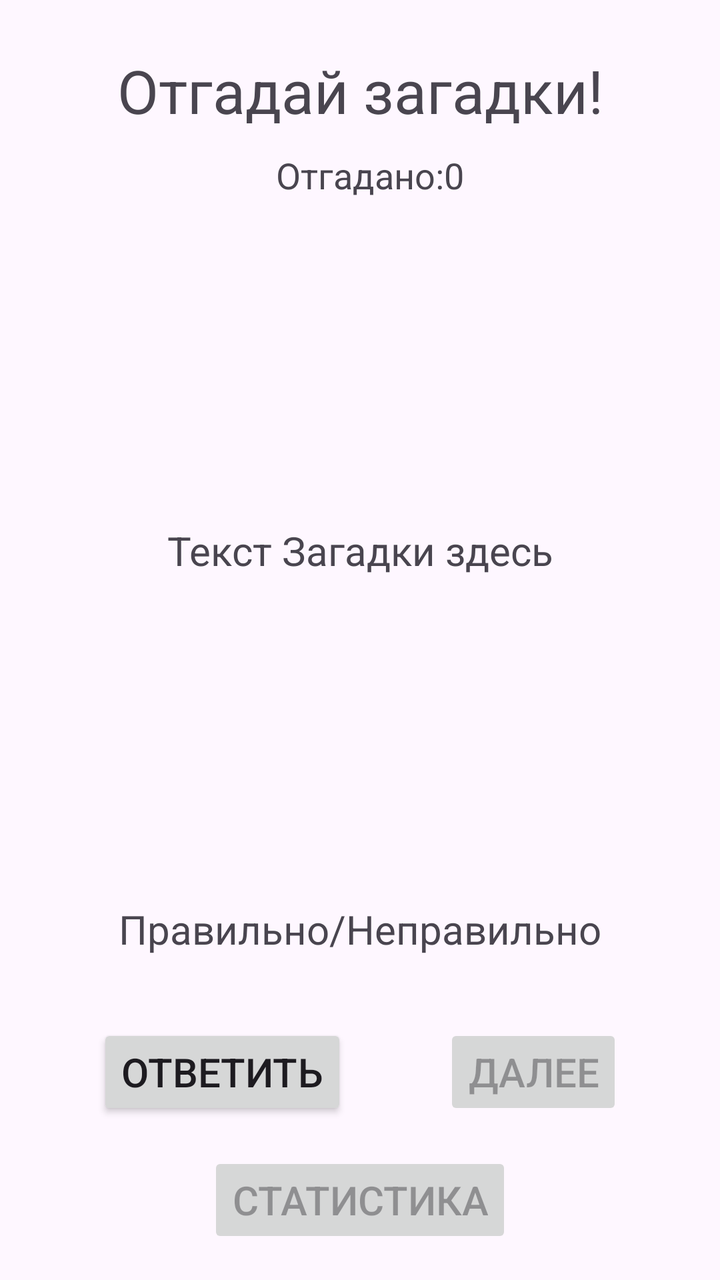
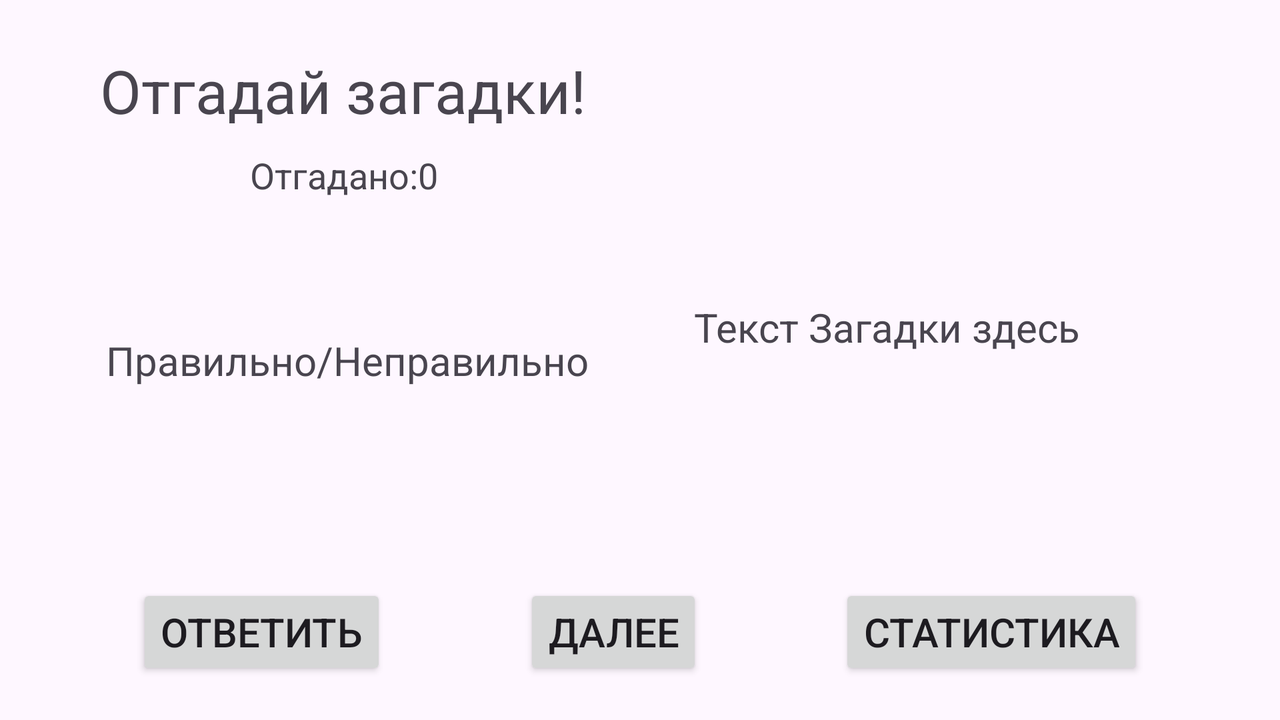

Compare how this app lays out the same screen by default and in its alternative resource folder. The renders come first, then the two layout files and the values they reference.
<!-- AndroidManifest.xml: application theme Theme.AnswerTheQuestion -->
<!-- res/layout/activity_main.xml -->
<?xml version="1.0" encoding="utf-8"?>
<androidx.constraintlayout.widget.ConstraintLayout xmlns:android="http://schemas.android.com/apk/res/android"
    xmlns:app="http://schemas.android.com/apk/res-auto"
    xmlns:tools="http://schemas.android.com/tools"
    android:id="@+id/main"
    android:layout_width="match_parent"
    android:layout_height="match_parent"
    tools:context=".MainActivity">

    <TextView
        android:id="@+id/titleText"
        android:layout_width="wrap_content"
        android:layout_height="wrap_content"
        android:text="@string/title"
        android:textSize="30sp"
        app:layout_constraintEnd_toEndOf="parent"
        app:layout_constraintStart_toStartOf="parent"
        app:layout_constraintTop_toTopOf="parent"
        android:layout_marginTop="25dp"/>

    <TextView
        android:id="@+id/answeredText"
        android:layout_width="wrap_content"
        android:layout_height="wrap_content"
        android:text="@string/answers"
        android:textSize="18sp"
        app:layout_constraintTop_toBottomOf="@+id/titleText"
        app:layout_constraintStart_toStartOf="parent"
        app:layout_constraintEnd_toEndOf="parent"
        android:layout_marginTop="10dp" />

    <TextView
        android:id="@+id/answeredCount"
        android:layout_width="wrap_content"
        android:layout_height="wrap_content"
        android:text="@string/count"
        android:textSize="18sp"
        app:layout_constraintTop_toTopOf="@+id/answeredText"
        app:layout_constraintStart_toEndOf="@+id/answeredText" />

    <TextView
        android:id="@+id/questionText"
        android:layout_width="wrap_content"
        android:layout_height="wrap_content"
        android:text="@string/question"
        android:textSize="20sp"
        app:layout_constraintTop_toBottomOf="@id/answeredText"
        app:layout_constraintBottom_toTopOf="@+id/result"
        app:layout_constraintStart_toStartOf="parent"
        app:layout_constraintEnd_toEndOf="parent" />

    <TextView
        android:id="@+id/result"
        android:layout_width="wrap_content"
        android:layout_height="wrap_content"
        android:text="@string/right_wrong"
        android:textSize="20sp"
        app:layout_constraintTop_toBottomOf="@+id/questionText"
        app:layout_constraintStart_toStartOf="parent"
        app:layout_constraintEnd_toEndOf="parent"
        app:layout_constraintBottom_toBottomOf="parent" />

    <Button
        android:id="@+id/answerButton"
        android:layout_width="wrap_content"
        android:layout_height="wrap_content"
        android:text="@string/answer"
        android:textSize="20sp"
        android:textAllCaps="true"
        app:layout_constraintBottom_toBottomOf="parent"
        app:layout_constraintStart_toStartOf="parent"
        app:layout_constraintEnd_toStartOf="@+id/nextButton"
        android:layout_marginBottom="80dp" />

    <Button
        android:id="@+id/nextButton"
        android:layout_width="wrap_content"
        android:layout_height="wrap_content"
        android:text="@string/next"
        android:textSize="20sp"
        android:textAllCaps="true"
        app:layout_constraintStart_toEndOf="@+id/answerButton"
        app:layout_constraintBottom_toBottomOf="@+id/answerButton"
        app:layout_constraintEnd_toEndOf="parent"

        android:enabled="false"/>

    <Button
        android:id="@+id/statisticButton"
        android:layout_width="wrap_content"
        android:layout_height="wrap_content"
        android:text="@string/statistics"
        android:textSize="20sp"
        android:textAllCaps="true"
        app:layout_constraintTop_toBottomOf="@+id/answerButton"
        app:layout_constraintStart_toStartOf="parent"
        app:layout_constraintEnd_toEndOf="parent"
        app:layout_constraintBottom_toBottomOf="parent"

        android:enabled="false"/>

</androidx.constraintlayout.widget.ConstraintLayout>
<!-- resources referenced by this layout -->
<resources>
  <string name="answer">Ответить</string>
  <string name="answers">Отгадано:</string>
  <string name="count">0</string>
  <string name="next">Далее</string>
  <string name="question">Текст Загадки здесь</string>
  <string name="right_wrong">Правильно/Неправильно</string>
  <string name="statistics">Статистика</string>
  <string name="title">Отгадай загадки!</string>
  <style name="Theme.AnswerTheQuestion" parent="Base.Theme.AnswerTheQuestion" />
  <style name="Base.Theme.AnswerTheQuestion" parent="Theme.Material3.DayNight.NoActionBar">
          
          
      </style>
</resources>
<!-- res/layout-land/activity_main.xml (the author's variant of the layout above) -->
<!-- drawn on the phone turned sideways -->
<?xml version="1.0" encoding="utf-8"?>
<androidx.constraintlayout.widget.ConstraintLayout xmlns:android="http://schemas.android.com/apk/res/android"
    xmlns:app="http://schemas.android.com/apk/res-auto"
    xmlns:tools="http://schemas.android.com/tools"
    android:id="@+id/main"
    android:layout_width="match_parent"
    android:layout_height="match_parent"
    tools:context=".MainActivity">

    <TextView
        android:id="@+id/titleText"
        android:layout_width="wrap_content"
        android:layout_height="wrap_content"
        android:text="@string/title"
        android:textSize="30sp"
        app:layout_constraintStart_toStartOf="parent"
        app:layout_constraintTop_toTopOf="parent"
        android:layout_marginTop="25dp"
        android:layout_marginStart="50dp"/>

    <TextView
        android:id="@+id/answeredText"
        android:layout_width="wrap_content"
        android:layout_height="wrap_content"
        android:text="@string/answers"
        android:textSize="18sp"
        app:layout_constraintTop_toBottomOf="@+id/titleText"
        app:layout_constraintStart_toStartOf="parent"
        android:layout_marginTop="10dp"
        android:layout_marginStart="125dp"/>

    <TextView
        android:id="@+id/answeredCount"
        android:layout_width="wrap_content"
        android:layout_height="wrap_content"
        android:text="@string/count"
        android:textSize="18sp"
        app:layout_constraintTop_toTopOf="@+id/answeredText"
        app:layout_constraintStart_toEndOf="@+id/answeredText" />

    <TextView
        android:id="@+id/questionText"
        android:layout_width="wrap_content"
        android:layout_height="wrap_content"
        android:text="@string/question"
        android:textSize="20sp"
        app:layout_constraintTop_toTopOf="parent"
        app:layout_constraintEnd_toEndOf="parent"
        android:layout_marginEnd="100dp"
        android:layout_marginTop="150dp"/>

    <TextView
        android:id="@+id/result"
        android:layout_width="wrap_content"
        android:layout_height="wrap_content"
        android:text="@string/right_wrong"
        android:textSize="20sp"
        app:layout_constraintTop_toTopOf="parent"
        app:layout_constraintEnd_toStartOf="@+id/questionText"
        app:layout_constraintStart_toStartOf="parent"
        app:layout_constraintBottom_toBottomOf="parent" />

    <Button
        android:id="@+id/answerButton"
        android:layout_width="wrap_content"
        android:layout_height="wrap_content"
        android:text="@string/answer"
        android:textSize="20sp"
        android:textAllCaps="true"
        app:layout_constraintBottom_toBottomOf="parent"
        app:layout_constraintStart_toStartOf="parent"
        app:layout_constraintEnd_toStartOf="@+id/nextButton"
        android:layout_marginBottom="20dp" />

    <Button
        android:id="@+id/nextButton"
        android:layout_width="wrap_content"
        android:layout_height="wrap_content"
        android:text="@string/next"
        android:textSize="20sp"
        android:textAllCaps="true"
        app:layout_constraintStart_toEndOf="@+id/answerButton"
        app:layout_constraintBottom_toBottomOf="@+id/answerButton"
        app:layout_constraintEnd_toStartOf="@+id/statisticButton" />

    <Button
        android:id="@+id/statisticButton"
        android:layout_width="wrap_content"
        android:layout_height="wrap_content"
        android:text="@string/statistics"
        android:textSize="20sp"
        android:textAllCaps="true"
        app:layout_constraintStart_toEndOf="@+id/nextButton"
        app:layout_constraintEnd_toEndOf="parent"
        app:layout_constraintTop_toTopOf="@+id/nextButton"/>

</androidx.constraintlayout.widget.ConstraintLayout>
